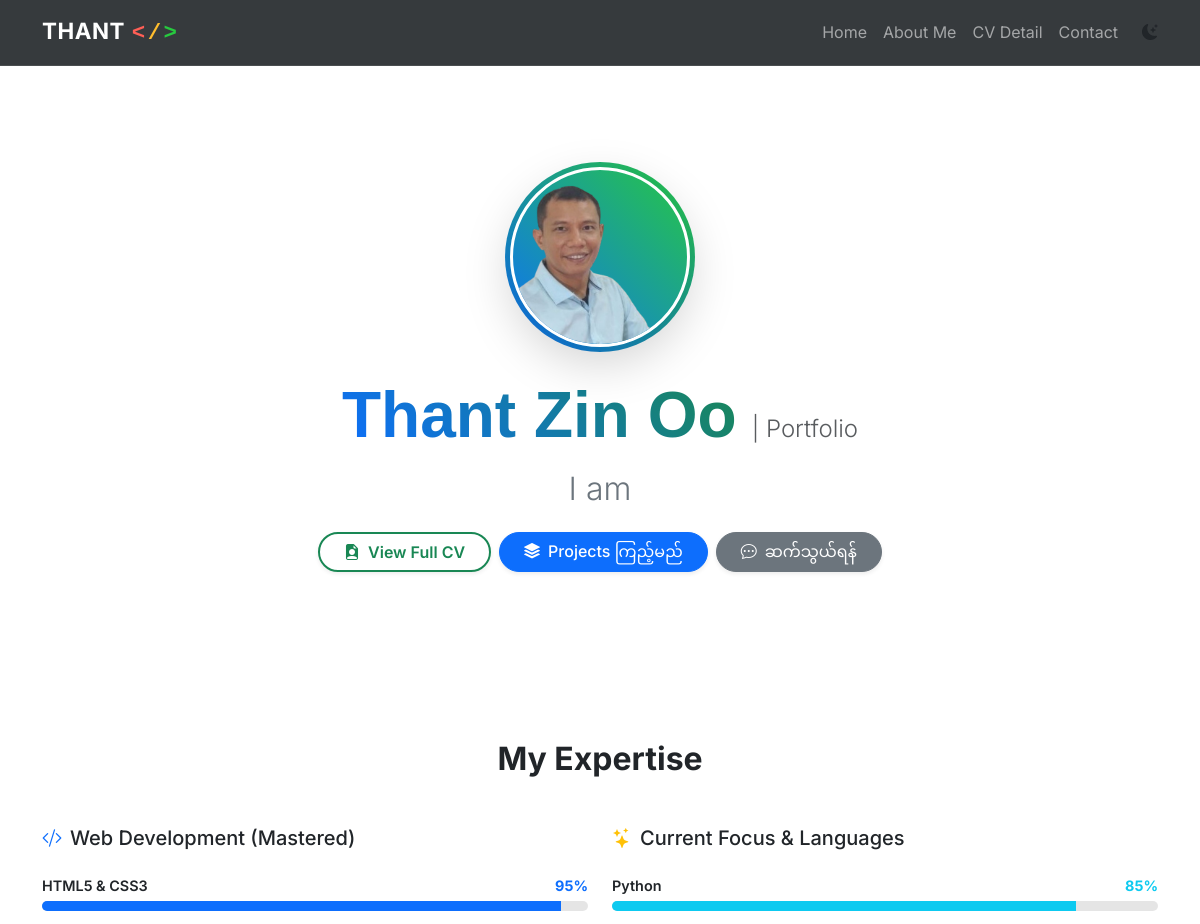
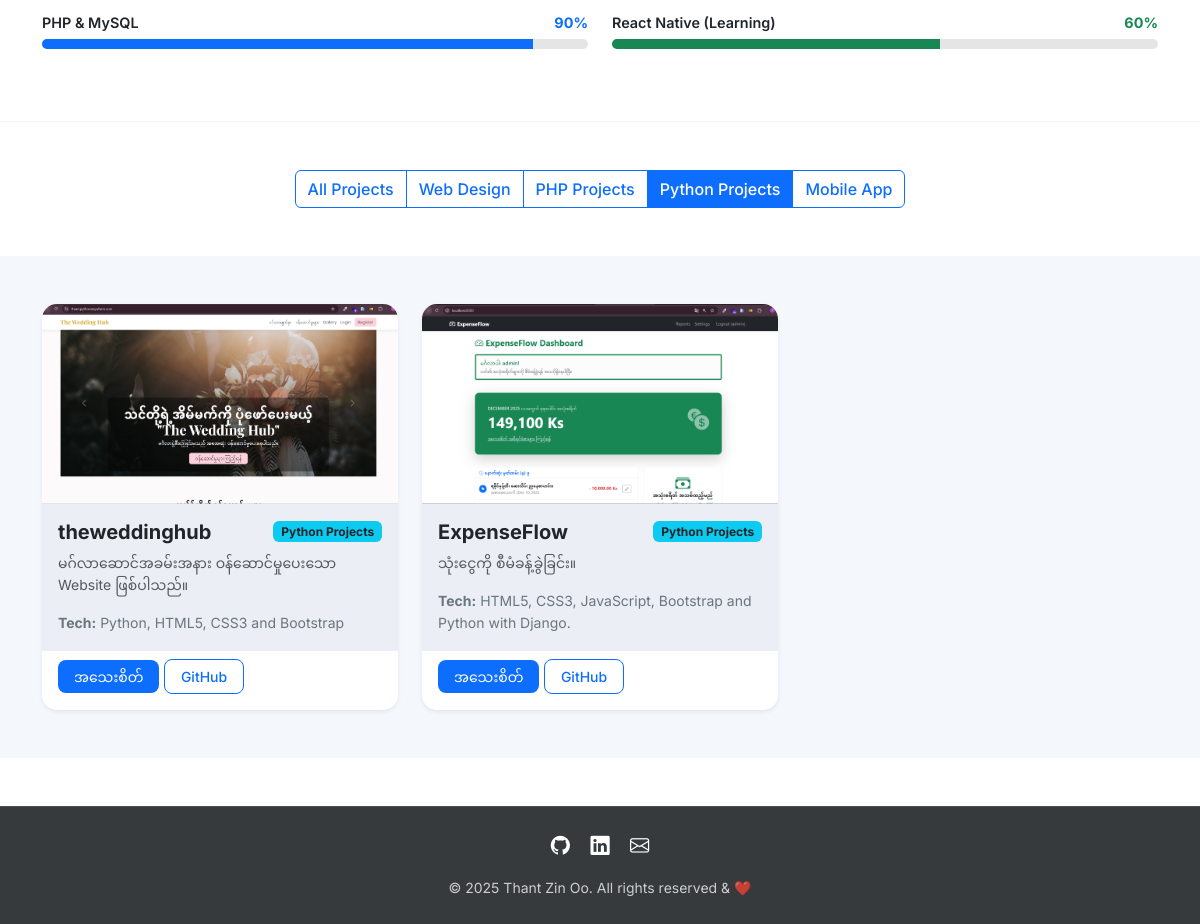
Page /?category=python on the committed database (2 pictures, top to bottom).
### app/models.py (models this page shows, shortened)
class Project(models.Model):
    CATEGORY_CHOICES = [
        ('web', 'Web Design'),
        ('php', 'PHP Projects'),
        ('python', 'Python Projects'),
        ('mobile', 'Mobile App'),
    ]
    title = models.CharField(max_length=200, verbose_name="ပရောဂျက်အမည်")
    description = models.TextField(verbose_name="အသေးစိတ်ဖော်ပြချက်")
    technology = models.CharField(max_length=200, verbose_name="အသုံးပြုထားသော နည်းပညာများ") # e.g. Django, React, MySQL
    image = models.ImageField(upload_to='project_images/', verbose_name="ပရောဂျက်ပုံ")
    category = models.CharField(
        max_length=20,
        choices=CATEGORY_CHOICES,
        default='web',
        verbose_name="အမျိုးအစား"
    )
    github_link = models.URLField(max_length=500, blank=True, null=True, verbose_name="GitHub လင့်ခ်")
    vercel_link = models.URLField(max_length=500, blank=True, null=True, verbose_name="Vercel လင့်ခ်")
    created_at = models.DateTimeField(auto_now_add=True, verbose_name="ဖန်တီးသည့်ရက်စွဲ")
    class Meta:
        ordering = ['-created_at'] # အသစ်ဆုံးတင်တဲ့ project ကို အပေါ်ဆုံးကပြမယ်

### app/views.py (the view)
# urls.py: path('', views.index, name='index'),
def index(request):
    query = request.GET.get('q')
    category_filter = request.GET.get('category')
    projects = Project.objects.all()
    if query:
        projects = projects.filter(
            Q(title__icontains=query) |
            Q(technology__icontains=query) |
            Q(description__icontains=query)
        )
    if category_filter:
        projects = projects.filter(category=category_filter)
    categories = Project.CATEGORY_CHOICES # Button များအတွက် category စာရင်းယူခြင်း
    context = {
        'projects': projects,
        'categories': categories,
        'query': query,
        'selected_category': category_filter,
    }
    return render(request, 'app/index.html', context)

### templates/app/index.html (shortened to what this page needs)
{% extends 'app/base.html' %}
{% load static %}
{% block content %}
<section class="py-5 text-center container" data-aos="fade-down">
    <div class="row py-lg-5">
        <div class="col-lg-8 col-md-10 mx-auto">
            <div class="profile-img-container mb-4">
                <img src="{% static 'images/logo.png' %}" class="profile-img shadow-lg" alt="Thant Zin Oo">
            </div>
            <h1 class="display-3 mb-3 fw-bold">
                <span class="hero-name">Thant Zin Oo</span>
                <span class="fs-4 text-muted fw-light">| Portfolio</span>
            </h1>
            <h3 class="lead fs-2 mb-4 text-secondary">
                I am
            </h3>
            <div class="mb-4 d-flex justify-content-center gap-2 flex-wrap">
                <a href="{% url 'cv_detail' %}" class="btn btn-outline-success rounded-pill px-4 shadow-sm">
                    <i class="bi bi-file-earmark-person-fill me-2"></i>View Full CV
                </a>
                <a href="#projects" class="btn btn-primary rounded-pill px-4 shadow-sm">
                    <i class="bi bi-stack me-2"></i>Projects ကြည့်မည်
                </a>
                <a href="{% url 'contact' %}" class="btn btn-secondary rounded-pill px-4 shadow-sm">
                    <i class="bi bi-chat-dots me-2"></i>ဆက်သွယ်ရန်
                </a>
            </div>
        </div>
    </div>
</section>
<section class="py-5 skill-section" id="skills">
    <div class="container" data-aos="fade-up">
        <h2 class="text-center mb-5 fw-bold">My Expertise</h2>
        <div class="row g-4">
            <div class="col-md-6">
                <h5 class="mb-4 text-body"><i class="bi bi-code-slash me-2 text-primary"></i>Web Development (Mastered)</h5>
                <div class="skill-item mb-4">
                    <div class="d-flex justify-content-between mb-1 text-body">
                        <span>HTML5 & CSS3</span>
                        <span class="text-primary fw-bold">95%</span>
                    </div>
                    <div class="progress" style="height: 10px;">
                        <div class="progress-bar bg-primary" role="progressbar" style="width: 95%" data-aos="fade-right" data-aos-delay="100"></div>
                    </div>
                </div>
                <div class="skill-item mb-4">
                    <div class="d-flex justify-content-between mb-1 text-body">
                        <span>PHP & MySQL</span>
                        <span class="text-primary fw-bold">90%</span>
                    </div>
                    <div class="progress" style="height: 10px;">
                        <div class="progress-bar bg-primary" role="progressbar" style="width: 90%" data-aos="fade-right" data-aos-delay="200"></div>
                    </div>
                </div>
            </div>
            <div class="col-md-6">
                <h5 class="mb-4 text-body"><i class="bi bi-stars me-2 text-warning"></i>Current Focus & Languages</h5>
                <div class="skill-item mb-4">
                    <div class="d-flex justify-content-between mb-1 text-body">
                        <span>Python</span>
                        <span class="text-info fw-bold">85%</span>
                    </div>
                    <div class="progress" style="height: 10px;">
                        <div class="progress-bar bg-info" role="progressbar" style="width: 85%" data-aos="fade-right" data-aos-delay="300"></div>
                    </div>
                </div>
                <div class="skill-item mb-4">
                    <div class="d-flex justify-content-between mb-1 text-body">
                        <span>React Native (Learning)</span>
                        <span class="text-success fw-bold">60%</span>
                    </div>
                    <div class="progress" style="height: 10px;">
                        <div class="progress-bar bg-success" role="progressbar" style="width: 60%" data-aos="fade-right" data-aos-delay="400"></div>
                    </div>
                </div>
            </div>
        </div>
    </div>
</section>
<div class="container my-5 text-center" data-aos="fade-up">
    <div class="btn-group" role="group" aria-label="Category filters">
        <a href="{% url 'index' %}" class="btn btn-outline-primary {% if not selected_category %}active{% endif %}">
            All Projects
        </a>
        {% for value, label in categories %}
        <a href="{% url 'index' %}?category={{ value }}"
            class="btn btn-outline-primary {% if selected_category == value %}active{% endif %}">
            {{ label }}
        </a>
        {% endfor %}
    </div>
</div>
<div class="album py-5 bg-light" id="projects">
    <div class="container">
        <div class="row row-cols-1 row-cols-sm-2 row-cols-md-3 g-4">
            {% for project in projects %}
            <div class="col" data-aos="zoom-in">
                <div class="card h-100 shadow-sm border-0 project-card">
                    {% if project.image %}
                    <img src="{{ project.image.url }}" class="card-img-top" alt="{{ project.title }}"
                        style="height: 200px; object-fit: cover;">
                    {% else %}
                    <img src="{% static 'images/default.jpg' %}" class="card-img-top" alt="Default Image">
                    {% endif %}
                    <div class="card-body">
                        <div class="d-flex justify-content-between align-items-center mb-2">
                            <h5 class="card-title mb-0 fw-bold">{{ project.title }}</h5>
                            <span class="badge bg-info text-dark">{{ project.get_category_display }}</span>
                        </div>
                        <p class="card-text text-muted small">{{ project.description|truncatewords:12 }}</p>
                        <p class="small text-secondary mb-0"><strong>Tech:</strong> {{ project.technology }}</p>
                    </div>
                    <div class="card-footer bg-white border-0 pb-3">
                        <div class="d-grid gap-2 d-md-block">
                            <a href="{% url 'project_detail' project.pk %}"
                                class="btn btn-sm btn-custom-primary px-3">အသေးစိတ်</a>
                            {% if project.github_link %}
                            <a href="{{ project.github_link }}" target="_blank"
                                class="btn btn-sm btn-custom-outline px-3">GitHub</a>
                            {% endif %}
                        </div>
                    </div>
                </div>
            </div>
            {% empty %}
            <div class="col-12 text-center py-5">
                <p class="lead">Project များ မရှိသေးပါခင်ဗျာ။</p>
                <a href="{% url 'index' %}" class="btn btn-primary rounded-pill px-4">အားလုံးကို ပြန်ပြပါ</a>
            </div>
            {% endfor %}
        </div>
    </div>
</div>
{% endblock %}

### static/css/style.css (style rules this page uses)
:root { --primary-color: #0d6efd; --apple-red: #ff5f56; --apple-yellow: #ffbd2e; --apple-green: #27c93f; --transition-speed: 0.3s; }
body { font-family: 'Inter', -apple-system, BlinkMacSystemFont, "Segoe UI", Roboto, sans-serif; line-height: 1.6; }
.card { transition: transform var(--transition-speed), box-shadow var(--transition-speed); border-radius: 15px; overflow: hidden; }
.card-img-top { transition: transform 0.5s ease; }
.btn { transition: all 0.2s ease; font-weight: 500; }
[data-bs-theme="light"] body { background-color: #f5f8fc color: #333; }
[data-bs-theme="light"] .bg-light { background-color: #f4f7fc !important; }
[data-bs-theme="light"] .card { background-color: #ebeef4; border: 1px solid rgba(0,0,0,0.05); }
.btn-custom-primary { background-color: var(--primary-color); color: white; border-radius: 8px; padding: 6px 15px; border: none; transition: all 0.3s ease; }
.btn-custom-outline { background-color: transparent; color: var(--primary-color); border: 1px solid var(--primary-color); border-radius: 8px; padding: 6px 15px; transition: all 0.3s ease; }
.profile-img-container { display: inline-flex; justify-content: center; align-items: center; position: relative; padding: 5px; background: linear-gradient(45deg, var(--primary-color), var(--apple-green)); border-radius: 50% !important; animation: profile-float 3s ease-in-out infinite; }
.profile-img { width: 180px !important; height: 180px !important; object-fit: cover !important; border-radius: 50% !important; border: 3px solid #fff !important; display: block; }
.btn-outline-success { border-width: 2px; font-weight: 600; transition: all 0.3s; }
.progress { background-color: rgba(0, 0, 0, 0.05); border-radius: 10px; overflow: hidden; }
.skill-item span { font-weight: 600; font-size: 0.9rem; }
.skill-section { background-color: var(--bs-body-bg); color: var(--bs-body-color); transition: background-color 0.3s ease; }
.progress { background-color: rgba(0, 0, 0, 0.1); height: 10px; border-radius: 10px; }

### templates/app/index.html (style rules this page uses)
.hero-name { font-family: 'Poppins', sans-serif; background: linear-gradient(45deg, #0d6efd, #198754); -webkit-background-clip: text; -webkit-text-fill-color: transparent; font-weight: 800; }
.skill-section { border-bottom: 1px solid rgba(0,0,0,0.05); }

### rows in the picture
Project: image (picture), title "theweddinghub", category "Python Projects", description "မဂ်လာဆောင်အခမ်းအနား ဝန်ဆောင်မှုပေးသော Website ဖြစ်ပါသည်။", technology "Python, HTML5, CSS3 and Bootstrap"
Project: image (picture), title "ExpenseFlow", category "Python Projects", description "သုံးငွေကို စီမံခန့်ခွဲခြင်း။", technology "HTML5, CSS3, JavaScript, Bootstrap and Python with Django."

### other values in the picture
{{ label }} "Web Design" "PHP Projects" "Python Projects" "Mobile App"
